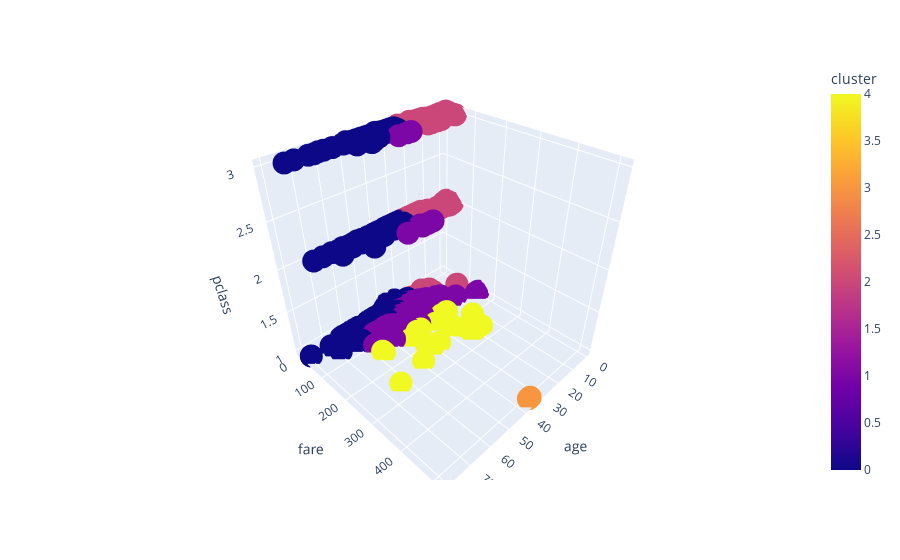

The code cell stored with this chart in its notebook:
### Code cell
fig = px.scatter_3d(df,x='age',y='fare',z='pclass',color='cluster')
fig.show()

### Figure 1 — Plotly figure (JSON) as saved in the notebook; plotly's stock layout.template omitted (floating-point values rounded to 4 significant figures; data arrays with more than 128 entries replaced by an {"elided": "..."} marker saying what was removed)
{"data": [{"hovertemplate": "age=%{x}<br>fare=%{y}<br>pclass=%{z}<br>cluster=%{marker.color}<extra></extra>", "legendgroup": "", "marker": {"color": {"elided": "891 int values"}, "coloraxis": "coloraxis", "symbol": "circle"}, "mode": "markers", "name": "", "scene": "scene", "showlegend": false, "type": "scatter3d", "x": {"elided": "891 float values"}, "y": {"elided": "891 float values"}, "z": {"elided": "891 int values"}}], "layout": {"coloraxis": {"colorbar": {"title": {"text": "cluster"}}, "colorscale": [[0, "#0d0887"], [0.1111, "#46039f"], [0.2222, "#7201a8"], [0.3333, "#9c179e"], [0.4444, "#bd3786"], [0.5556, "#d8576b"], [0.6667, "#ed7953"], [0.7778, "#fb9f3a"], [0.8889, "#fdca26"], [1, "#f0f921"]]}, "legend": {"tracegroupgap": 0}, "margin": {"t": 60}, "scene": {"domain": {"x": [0, 1], "y": [0, 1]}, "xaxis": {"title": {"text": "age"}}, "yaxis": {"title": {"text": "fare"}}, "zaxis": {"title": {"text": "pclass"}}}}}
